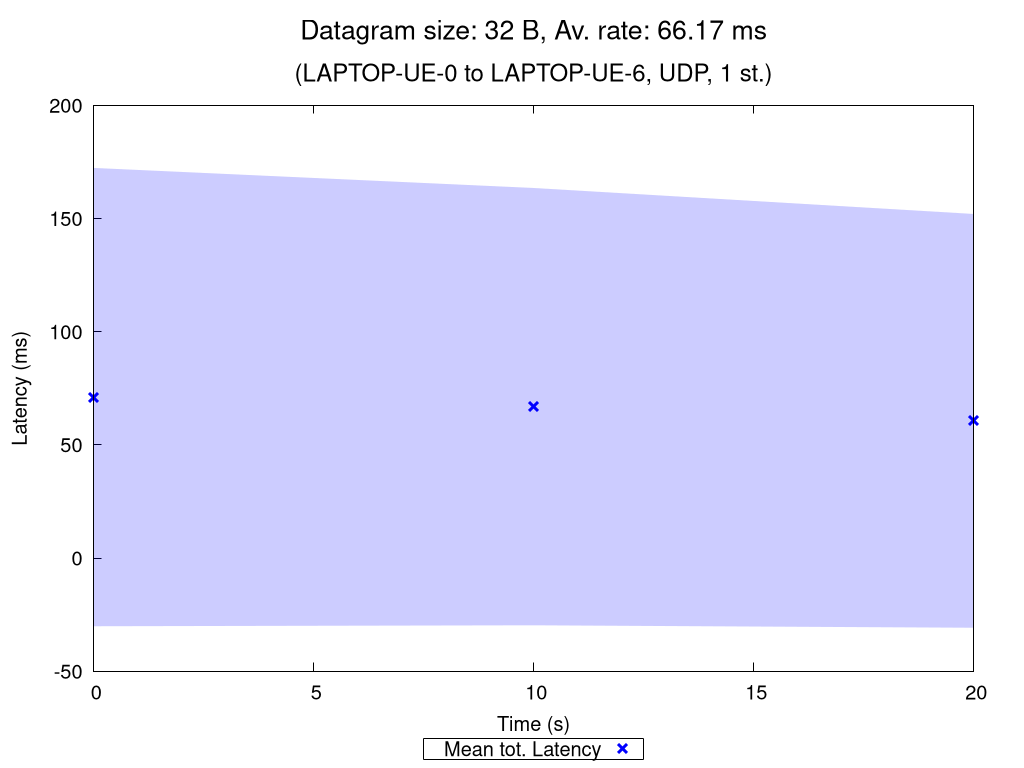

Write the gnuplot code that produced this figure.
set terminal pngcairo nocrop enhanced size 1024,768 font "Verdana,15"
set output "UDP_1_st_2020_11_05_13-25-57_one2two_00032B.png"

set title "{/=20 Datagram size: 32 B, Av. rate: 66.17 ms}\n\n{/=18 (LAPTOP-UE-0 to LAPTOP-UE-6, UDP, 1 st.)}"

set xlabel "Time (s)"
set ylabel "Latency (ms)"
set ytics nomirror
set key bmargin center horizontal box samplen 1 width -1
set bmargin 4.6
set rmargin 4.5

rf = 1.0  # rate factor
set style fill transparent solid 0.2 noborder
set autoscale xfix
plot "UDP_1_st_2020_11_05_13-25-57_one2two_00032B_iperf_processed.dat" using 1:($2/rf-$3/rf):($2/rf+$3/rf) with filledcurves lc rgb "blue" notitle, \
     "" using 1:($2/rf) with points pt 2 ps 1.5 lw 3 lc rgb "blue" title "Mean tot. Latency", \
